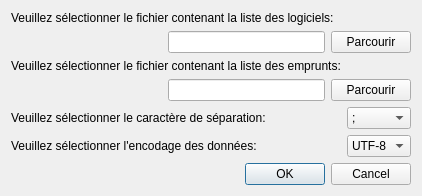
<?xml version="1.0" encoding="UTF-8"?>
<ui version="4.0">
 <class>ImportDialog</class>
 <widget class="QDialog" name="ImportDialog">
  <property name="geometry">
   <rect>
    <x>0</x>
    <y>0</y>
    <width>403</width>
    <height>195</height>
   </rect>
  </property>
  <property name="windowTitle">
   <string>Fenêtre d'importation des données</string>
  </property>
  <layout class="QGridLayout" name="gridLayout">
   <item row="0" column="0" colspan="2">
    <widget class="QLabel" name="label_FileSoft">
     <property name="text">
      <string>Veuillez sélectionner le fichier contenant la liste des logiciels:</string>
     </property>
    </widget>
   </item>
   <item row="1" column="0" colspan="3">
    <layout class="QHBoxLayout" name="horizontalLayout_2">
     <item>
      <spacer name="horizontalSpacer_3">
       <property name="orientation">
        <enum>Qt::Horizontal</enum>
       </property>
       <property name="sizeHint" stdset="0">
        <size>
         <width>40</width>
         <height>20</height>
        </size>
       </property>
      </spacer>
     </item>
     <item>
      <widget class="QLineEdit" name="lineEdit_FileSoft"/>
     </item>
     <item>
      <widget class="QPushButton" name="pushButton_FileSoft">
       <property name="text">
        <string>Parcourir</string>
       </property>
      </widget>
     </item>
    </layout>
   </item>
   <item row="2" column="0" colspan="2">
    <widget class="QLabel" name="label_FileLoan">
     <property name="text">
      <string>Veuillez sélectionner le fichier contenant la liste des emprunts:</string>
     </property>
    </widget>
   </item>
   <item row="3" column="0" colspan="3">
    <layout class="QHBoxLayout" name="horizontalLayout">
     <item>
      <spacer name="horizontalSpacer_2">
       <property name="orientation">
        <enum>Qt::Horizontal</enum>
       </property>
       <property name="sizeHint" stdset="0">
        <size>
         <width>40</width>
         <height>20</height>
        </size>
       </property>
      </spacer>
     </item>
     <item>
      <widget class="QLineEdit" name="lineEdit_FileLoan"/>
     </item>
     <item>
      <widget class="QPushButton" name="pushButton_FileLoan">
       <property name="text">
        <string>Parcourir</string>
       </property>
      </widget>
     </item>
    </layout>
   </item>
   <item row="4" column="0">
    <widget class="QLabel" name="label_Separator">
     <property name="text">
      <string>Veuillez sélectionner le caractère de séparation:</string>
     </property>
    </widget>
   </item>
   <item row="4" column="1">
    <spacer name="horizontalSpacer_4">
     <property name="orientation">
      <enum>Qt::Horizontal</enum>
     </property>
     <property name="sizeHint" stdset="0">
      <size>
       <width>203</width>
       <height>20</height>
      </size>
     </property>
    </spacer>
   </item>
   <item row="4" column="2">
    <widget class="QComboBox" name="comboBox_Separator">
     <property name="currentIndex">
      <number>0</number>
     </property>
     <item>
      <property name="text">
       <string>;</string>
      </property>
     </item>
     <item>
      <property name="text">
       <string>,</string>
      </property>
     </item>
    </widget>
   </item>
   <item row="5" column="0">
    <widget class="QLabel" name="label_codec">
     <property name="text">
      <string>Veuillez sélectionner l'encodage des données:</string>
     </property>
    </widget>
   </item>
   <item row="5" column="1">
    <spacer name="horizontalSpacer_5">
     <property name="orientation">
      <enum>Qt::Horizontal</enum>
     </property>
     <property name="sizeHint" stdset="0">
      <size>
       <width>203</width>
       <height>20</height>
      </size>
     </property>
    </spacer>
   </item>
   <item row="5" column="2">
    <widget class="QComboBox" name="comboBox_Codec">
     <property name="currentIndex">
      <number>0</number>
     </property>
     <item>
      <property name="text">
       <string>UTF-8</string>
      </property>
     </item>
    </widget>
   </item>
   <item row="6" column="0" colspan="3">
    <layout class="QHBoxLayout" name="horizontalLayout_3">
     <item>
      <spacer name="horizontalSpacer_6">
       <property name="orientation">
        <enum>Qt::Horizontal</enum>
       </property>
       <property name="sizeHint" stdset="0">
        <size>
         <width>40</width>
         <height>20</height>
        </size>
       </property>
      </spacer>
     </item>
     <item>
      <widget class="QDialogButtonBox" name="buttonBox">
       <property name="orientation">
        <enum>Qt::Horizontal</enum>
       </property>
       <property name="standardButtons">
        <set>QDialogButtonBox::Cancel|QDialogButtonBox::Ok</set>
       </property>
      </widget>
     </item>
    </layout>
   </item>
  </layout>
 </widget>
 <resources/>
 <connections>
  <connection>
   <sender>buttonBox</sender>
   <signal>accepted()</signal>
   <receiver>ImportDialog</receiver>
   <slot>accept()</slot>
   <hints>
    <hint type="sourcelabel">
     <x>248</x>
     <y>254</y>
    </hint>
    <hint type="destinationlabel">
     <x>157</x>
     <y>274</y>
    </hint>
   </hints>
  </connection>
  <connection>
   <sender>buttonBox</sender>
   <signal>rejected()</signal>
   <receiver>ImportDialog</receiver>
   <slot>reject()</slot>
   <hints>
    <hint type="sourcelabel">
     <x>316</x>
     <y>260</y>
    </hint>
    <hint type="destinationlabel">
     <x>286</x>
     <y>274</y>
    </hint>
   </hints>
  </connection>
 </connections>
</ui>
